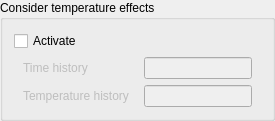
                        <widget class="QGroupBox" name="groupBox_decimation_2">
                         <property name="sizePolicy">
                          <sizepolicy hsizetype="Preferred" vsizetype="Preferred">
                           <horstretch>0</horstretch>
                           <verstretch>0</verstretch>
                          </sizepolicy>
                         </property>
                         <property name="minimumSize">
                          <size>
                           <width>0</width>
                           <height>0</height>
                          </size>
                         </property>
                         <property name="title">
                          <string>Consider temperature effects</string>
                         </property>
                         <layout class="QVBoxLayout" name="verticalLayout_3">
                          <item>
                           <widget class="QCheckBox" name="checkBox_decimationActivate_2">
                            <property name="text">
                             <string>Activate</string>
                            </property>
                           </widget>
                          </item>
                          <item>
                           <widget class="QWidget" name="widget_butterworthLowPass_6" native="true">
                            <property name="sizePolicy">
                             <sizepolicy hsizetype="Preferred" vsizetype="Fixed">
                              <horstretch>0</horstretch>
                              <verstretch>0</verstretch>
                             </sizepolicy>
                            </property>
                            <layout class="QHBoxLayout" name="horizontalLayout_45">
                             <property name="topMargin">
                              <number>0</number>
                             </property>
                             <property name="bottomMargin">
                              <number>0</number>
                             </property>
                             <item>
                              <widget class="QLabel" name="label_butterworthLowPass_8">
                               <property name="enabled">
                                <bool>false</bool>
                               </property>
                               <property name="sizePolicy">
                                <sizepolicy hsizetype="Fixed" vsizetype="Fixed">
                                 <horstretch>0</horstretch>
                                 <verstretch>0</verstretch>
                                </sizepolicy>
                               </property>
                               <property name="minimumSize">
                                <size>
                                 <width>115</width>
                                 <height>0</height>
                                </size>
                               </property>
                               <property name="text">
                                <string>Time history</string>
                               </property>
                              </widget>
                             </item>
                             <item>
                              <widget class="QLineEdit" name="lineEdit_butterworthLowPassValue_7">
                               <property name="enabled">
                                <bool>false</bool>
                               </property>
                              </widget>
                             </item>
                            </layout>
                           </widget>
                          </item>
                          <item>
                           <widget class="QWidget" name="widget_butterworthLowPass_9" native="true">
                            <property name="sizePolicy">
                             <sizepolicy hsizetype="Preferred" vsizetype="Fixed">
                              <horstretch>0</horstretch>
                              <verstretch>0</verstretch>
                             </sizepolicy>
                            </property>
                            <layout class="QHBoxLayout" name="horizontalLayout_52">
                             <property name="topMargin">
                              <number>0</number>
                             </property>
                             <property name="bottomMargin">
                              <number>0</number>
                             </property>
                             <item>
                              <widget class="QLabel" name="label_butterworthLowPass_12">
                               <property name="enabled">
                                <bool>false</bool>
                               </property>
                               <property name="sizePolicy">
                                <sizepolicy hsizetype="Fixed" vsizetype="Fixed">
                                 <horstretch>0</horstretch>
                                 <verstretch>0</verstretch>
                                </sizepolicy>
                               </property>
                               <property name="minimumSize">
                                <size>
                                 <width>115</width>
                                 <height>0</height>
                                </size>
                               </property>
                               <property name="text">
                                <string>Temperature history</string>
                               </property>
                              </widget>
                             </item>
                             <item>
                              <widget class="QLineEdit" name="lineEdit_butterworthLowPassValue_10">
                               <property name="enabled">
                                <bool>false</bool>
                               </property>
                              </widget>
                             </item>
                            </layout>
                           </widget>
                          </item>
                         </layout>
                        </widget>
